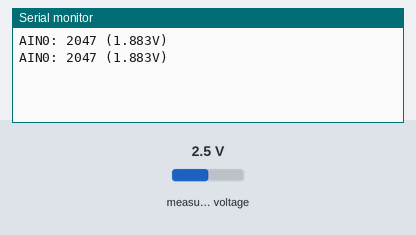
The sketch below on a simulated Arduino Uno, built with avr-gcc and run on an emulated ATmega328P. On the bench: the last lines printed to the serial monitor. The test bench sets the inputs (shaded band); at power-on: measured voltage 2.5 V.

Above: at 1.2 s.
1.3 s: measured voltage set to 0.1 V
At 2.6 s:
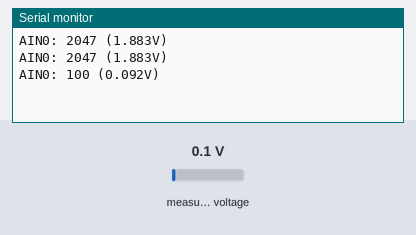
2.8 s: measured voltage set to 1.2 V
At 3.7 s:
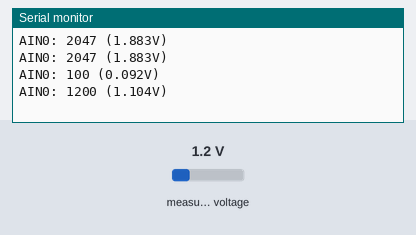
Timing chart, 0 to 5.8 s (numbered marks = the images above; inputs shaded):
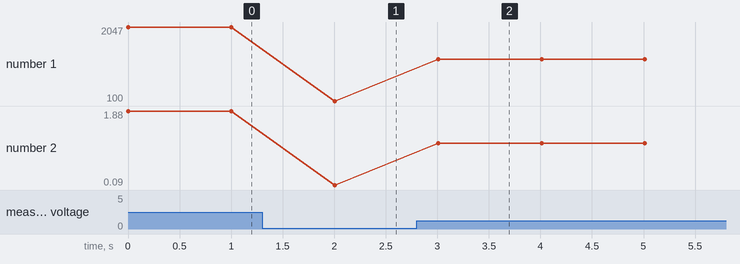

The sketch:

PYR_KIOSOL_KIOSOL.ino
```cpp
#include <Adafruit_ADS1X15.h>
#include <Wire.h>

Adafruit_ADS1015 ads;  // Use this for the ADS1015

// Calibration factor - adjust as necessary based on your calibration measurements
const float calibrationFactor = 1.84; // Start with no correction

void setup(void) {
  Serial.begin(9600);
  ads.begin();  // Initialize the ADS1015
  ads.setGain(GAIN_TWO);  // 2x gain +/- 1.024V
}

void loop(void) {
  int16_t adc0;  // Variable to hold the ADC result
  float voltage0;

  adc0 = ads.readADC_SingleEnded(0);  // Read from channel 0
  voltage0 = (adc0 * 0.0005) * calibrationFactor;  // Convert to voltage and apply calibration

  Serial.print("AIN0: ");
  Serial.print(adc0);
  Serial.print(" (");
  Serial.print(voltage0,3);
  Serial.println("V)");

  delay(1000);  // Delay for a second
}
```

Measured:
- after the input at 1.3 s, the serial monitor: prints a new line after 0.71 s (image 1)
- after the input at 2.8 s, the serial monitor: prints a new line after 0.21 s (image 2)
- plotted number 1: 2047 → 100 after the input at 1.3 s, 100 → 1200 after the input at 2.8 s
- plotted number 2: 1.88 → 0.09 after the input at 1.3 s, 0.09 → 1.1 after the input at 2.8 s
